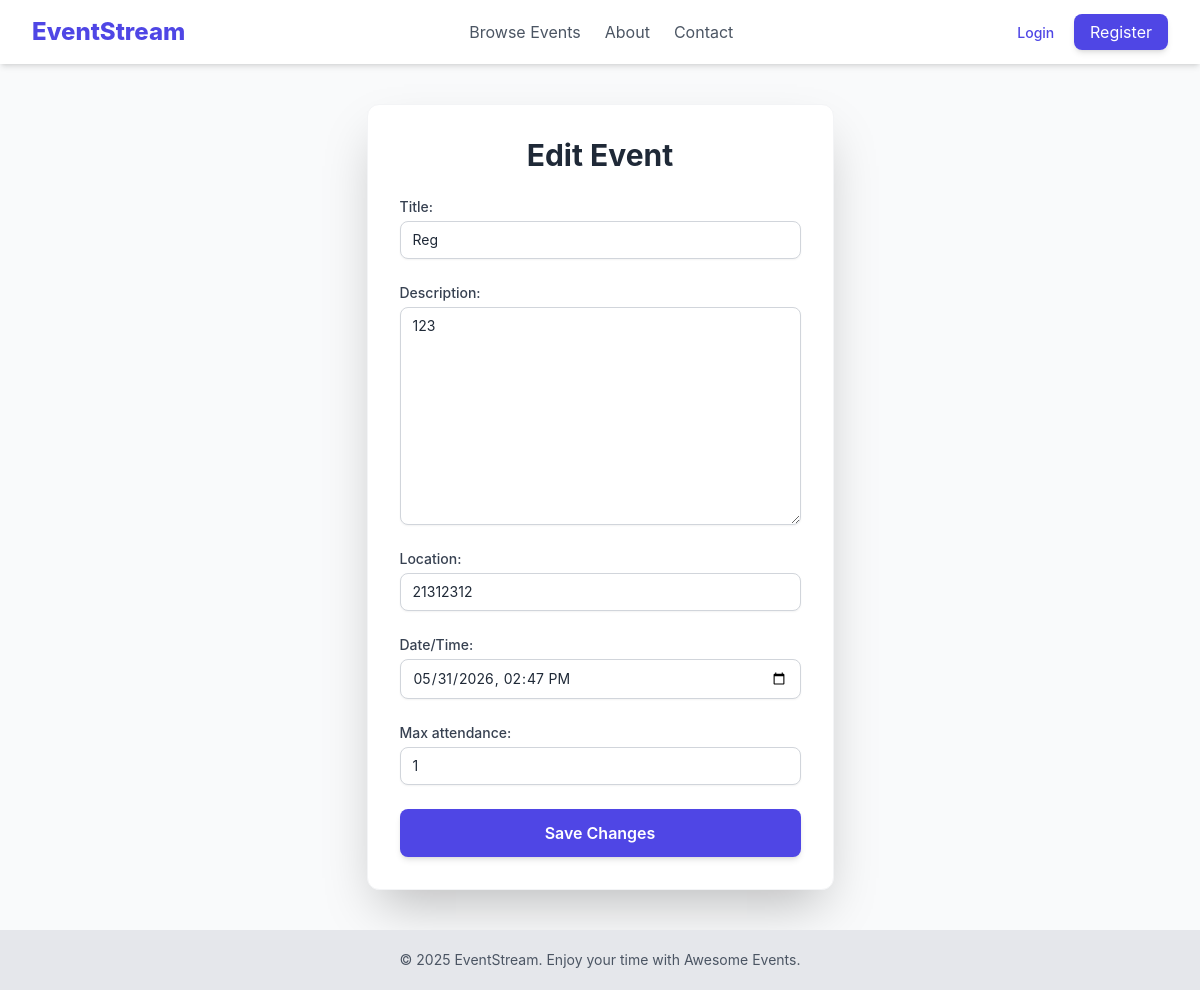
Screenshot of /events/7/edit with the database file from the repository.
### events/models.py (models this page shows, shortened)
class Event(models.Model):
    title = models.CharField(max_length=200)
    description = models.TextField()
    location = models.CharField(max_length=255)
    date_time = models.DateTimeField()
    creator = models.ForeignKey(settings.AUTH_USER_MODEL, on_delete=models.CASCADE)
    created_at = models.DateTimeField(auto_now_add=True)
    updated_at = models.DateTimeField(auto_now=True)
    max_attendance = models.IntegerField(default=0, blank=True)

### events/views.py (the view, shortened to what this page needs)
# urls.py: path('<int:pk>/edit', views.EventUpdateView.as_view(), name='event_update'),
class EventUpdateView(UpdateView, LoginRequiredMixin, ModeratorRequiredMixin):
    model = Event
    form_class = EventForm
    template_name = 'events/event_form.html'

### events/forms.py
class EventForm(forms.ModelForm):
    date_time = forms.DateTimeField(widget=forms.widgets.DateTimeInput(attrs={'type': 'datetime-local'}),
                                    label='Date/Time')
    class Meta:
        model = Event
        fields = ['title', 'description', 'location', 'date_time', 'max_attendance']
        widgets = {
            'title': forms.TextInput(attrs={'class': 'w-full px-3 py-2 border rounded-lg focus:ring-indigo-500 focus:border-indigo-500'}),
            'description': forms.Textarea(attrs={'class': 'w-full px-3 py-2 border rounded-lg focus:ring-indigo-500 focus:border-indigo-500'}),
            'location': forms.TextInput(attrs={'class': 'w-full px-3 py-2 border rounded-lg focus:ring-indigo-500 focus:border-indigo-500'}),
            'max_attendees': forms.NumberInput(attrs={'class': 'w-full px-3 py-2 border rounded-lg focus:ring-indigo-500 focus:border-indigo-500'}),
        }

### events/templates/events/event_form.html (shortened to what this page needs)
{% extends "base.html" %}
{% load widget_tweaks %}
{% block content %}
<div class="max-w-2xl mx-auto bg-white p-8 rounded-xl shadow-2xl border border-gray-100">
    <h1 class="text-3xl font-bold text-gray-800 mb-6 text-center">
        {% if view.object %}Edit Event{% else %}Create New Event{% endif %}
    </h1>
    <form method="post" class="space-y-6">
        {% for field in form %}
            <div class="mb-4">
                <label class="block text-sm font-medium text-gray-700 mb-1" for="{{ field.id_for_label }}">
                    {{ field.label }}:
                </label>
                {% render_field field class="mt-1 block w-full px-3 py-2 border border-gray-300 rounded-lg shadow-sm focus:outline-none focus:ring-indigo-500 focus:border-indigo-500 sm:text-sm" %}
            </div>
        {% endfor %}
        <button type="submit"
                class="w-full py-3 px-4 bg-indigo-600 text-white font-semibold rounded-lg shadow-md hover:bg-indigo-700 transition duration-300 transform hover:scale-[1.01]">
            {% if view.object %}Save Changes{% else %}Create Event{% endif %}
        </button>
    </form>
</div>
{% endblock %}

### templates/base.html (style rules this page uses)
body { font-family: 'Inter', sans-serif; }

### rows the page displays
Event: title "Reg" "123" "21312312" "05/31/2026 14:47" "1"

### other values shown
{{ field.label }} "Title" "Description" "Location" "Date/Time" "Max attendance"
